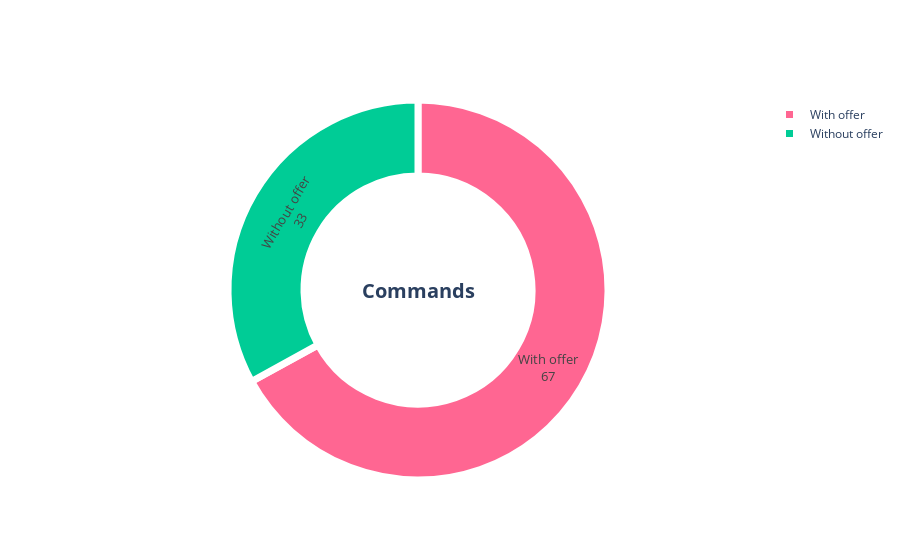

The notebook cell saved with this chart:
### Markdown cell above
### 3.2 Distribution of offers by category <a class="anchor" id="section3_2"></a>

### Code cell
# Here you can define how you want to categorise the offers
# Category 0 exist by default
offers_categories_delimiters = [0, 50, 100, 200, 300, 400, 500, 700, 1000, 2000] # 6 categories: 0 (default), 0-50, 50-100, 100-500, 500-1000, 1000-∞ 

############## setting ################
offers_categories = dict()
last_category_delimiter = offers_categories_delimiters[0]
skip = True
for category_delimiter in offers_categories_delimiters:
    if skip:
        offers_categories[f'no_offer'] = dict(count=0, amount=0)
    else:
        offers_categories[f'amount_range_{last_category_delimiter}-{category_delimiter}'] = dict(count=0, amount=0)
    last_category_delimiter = category_delimiter
    skip = False
offers_categories[f'amount_range_{offers_categories_delimiters[-1]}-∞'] = dict(count=0, amount=0, )


for offer in all_offers:
    last_category_delimiter = offers_categories_delimiters[0]
    for index, category_delimiter in enumerate(offers_categories_delimiters): 
        if offer['value']==0:
            offers_categories[f'no_offer']['count'] += 1
            offers_categories[f'no_offer']['amount'] += offer['value']
            break
        elif(offer['value'] in range(last_category_delimiter, category_delimiter)):
            offers_categories[f'amount_range_{last_category_delimiter}-{category_delimiter}']['count'] += 1
            offers_categories[f'amount_range_{last_category_delimiter}-{category_delimiter}']['amount'] += offer['value']
            break
        elif(offer['value']>=offers_categories_delimiters[-1]):
            offers_categories[f'amount_range_{offers_categories_delimiters[-1]}-∞']['count'] += 1
            offers_categories[f'amount_range_{offers_categories_delimiters[-1]}-∞']['amount'] += offer['value']
            break

        last_category_delimiter = category_delimiter

offers_categories = pd.DataFrame(data={'category':list(offers_categories.keys()), 'count':[content['count'] for content in list(offers_categories.values())], 'amount':[content['amount'] for content in list(offers_categories.values())]})

donut_hole = 0.6

fig = go.Figure(data=[go.Pie(labels=["Without offer", "With offer"], 
                             values=[offers_categories['count'].values[0], offers_categories['count'].values[1:].sum()],
                             text=[0, offers_categories['amount'].sum()],
                             #color_discrete_sequence=px.colors.sequential.Teal,
                             hovertemplate="<b>Name:</b> %{label}<br><b>Number:</b> %{value}<br><b>Amount:</b> %{text}<extra></extra>",
                             hole = donut_hole)])

fig.update_traces(hoverinfo='label', textinfo='label+value', textfont_size=13, textposition="inside",
                  marker=dict(colors=[px.colors.qualitative.Plotly[2], px.colors.qualitative.Plotly[6]], 
                              line=dict(color='#FFFFFF', width=7,)))

fig.update_layout(
  height=800,
  title={'text': "",
          'x':0.5,
          'xanchor': 'center',
          'font_size': 20,
    },
  annotations= [
         {
            "font": {
               "size": 20
            },
            "showarrow": False,
            "text": "<b>Commands</b>",
            "x": 0.5,
            "y": 0.5
         },
  ]
)

fig.show()

### Figure 1 — Plotly figure (JSON) as saved in the notebook; plotly's stock layout.template omitted (floating-point values rounded to 4 significant figures)
{"data": [{"hole": 0.6, "hoverinfo": "label", "hovertemplate": "<b>Name:</b> %{label}<br><b>Number:</b> %{value}<br><b>Amount:</b> %{text}<extra></extra>", "labels": ["Without offer", "With offer"], "marker": {"colors": ["#00CC96", "#FF6692"], "line": {"color": "#FFFFFF", "width": 7}}, "text": [0, 20783], "textfont": {"size": 13}, "textinfo": "label+value", "textposition": "inside", "type": "pie", "values": [33, 67]}], "layout": {"annotations": [{"font": {"size": 20}, "showarrow": false, "text": "<b>Commands</b>", "x": 0.5, "y": 0.5}], "autosize": true, "title": {"font": {"size": 20}, "text": "", "x": 0.5, "xanchor": "center"}}}
